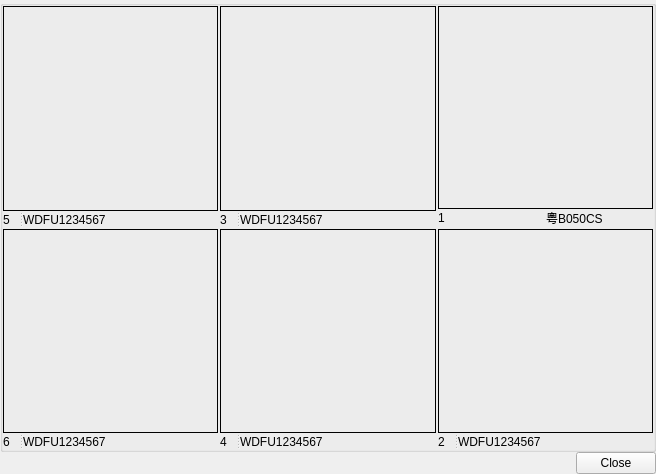
<?xml version="1.0" encoding="UTF-8"?>
<ui version="4.0">
 <class>ImageWidget</class>
 <widget class="QWidget" name="ImageWidget">
  <property name="geometry">
   <rect>
    <x>0</x>
    <y>0</y>
    <width>656</width>
    <height>474</height>
   </rect>
  </property>
  <property name="windowTitle">
   <string>Form</string>
  </property>
  <layout class="QGridLayout" name="gridLayout_6">
   <property name="leftMargin">
    <number>0</number>
   </property>
   <property name="topMargin">
    <number>0</number>
   </property>
   <property name="rightMargin">
    <number>0</number>
   </property>
   <property name="bottomMargin">
    <number>0</number>
   </property>
   <property name="spacing">
    <number>0</number>
   </property>
   <item row="0" column="0" colspan="2">
    <widget class="QGroupBox" name="groupBox">
     <property name="title">
      <string/>
     </property>
     <layout class="QGridLayout" name="gridLayout_5">
      <property name="leftMargin">
       <number>0</number>
      </property>
      <property name="topMargin">
       <number>0</number>
      </property>
      <property name="rightMargin">
       <number>0</number>
      </property>
      <property name="bottomMargin">
       <number>0</number>
      </property>
      <property name="spacing">
       <number>2</number>
      </property>
      <item row="0" column="0">
       <widget class="QLabel" name="label">
        <property name="sizePolicy">
         <sizepolicy hsizetype="Preferred" vsizetype="Expanding">
          <horstretch>0</horstretch>
          <verstretch>0</verstretch>
         </sizepolicy>
        </property>
        <property name="frameShape">
         <enum>QFrame::Panel</enum>
        </property>
        <property name="text">
         <string/>
        </property>
       </widget>
      </item>
      <item row="0" column="1">
       <widget class="QLabel" name="label_2">
        <property name="frameShape">
         <enum>QFrame::Panel</enum>
        </property>
        <property name="text">
         <string/>
        </property>
       </widget>
      </item>
      <item row="1" column="0">
       <widget class="QSplitter" name="splitter_2">
        <property name="orientation">
         <enum>Qt::Horizontal</enum>
        </property>
        <widget class="QLabel" name="label_17">
         <property name="text">
          <string>5</string>
         </property>
        </widget>
        <widget class="QLabel" name="label_24">
         <property name="text">
          <string>WDFU1234567</string>
         </property>
        </widget>
       </widget>
      </item>
      <item row="1" column="1">
       <widget class="QSplitter" name="splitter">
        <property name="orientation">
         <enum>Qt::Horizontal</enum>
        </property>
        <widget class="QLabel" name="label_16">
         <property name="maximumSize">
          <size>
           <width>16777215</width>
           <height>18</height>
          </size>
         </property>
         <property name="text">
          <string>3</string>
         </property>
        </widget>
        <widget class="QLabel" name="label_23">
         <property name="text">
          <string>WDFU1234567</string>
         </property>
        </widget>
       </widget>
      </item>
      <item row="2" column="0">
       <widget class="QLabel" name="label_4">
        <property name="sizePolicy">
         <sizepolicy hsizetype="Preferred" vsizetype="Expanding">
          <horstretch>0</horstretch>
          <verstretch>0</verstretch>
         </sizepolicy>
        </property>
        <property name="frameShape">
         <enum>QFrame::Panel</enum>
        </property>
        <property name="text">
         <string/>
        </property>
       </widget>
      </item>
      <item row="2" column="1">
       <widget class="QLabel" name="label_5">
        <property name="frameShape">
         <enum>QFrame::Panel</enum>
        </property>
        <property name="text">
         <string/>
        </property>
       </widget>
      </item>
      <item row="2" column="2">
       <widget class="QLabel" name="label_6">
        <property name="frameShape">
         <enum>QFrame::Panel</enum>
        </property>
        <property name="text">
         <string/>
        </property>
       </widget>
      </item>
      <item row="3" column="0">
       <widget class="QSplitter" name="splitter_5">
        <property name="orientation">
         <enum>Qt::Horizontal</enum>
        </property>
        <widget class="QLabel" name="label_21">
         <property name="text">
          <string>6</string>
         </property>
        </widget>
        <widget class="QLabel" name="label_25">
         <property name="text">
          <string>WDFU1234567</string>
         </property>
        </widget>
       </widget>
      </item>
      <item row="3" column="1">
       <widget class="QSplitter" name="splitter_4">
        <property name="orientation">
         <enum>Qt::Horizontal</enum>
        </property>
        <widget class="QLabel" name="label_19">
         <property name="text">
          <string>4</string>
         </property>
        </widget>
        <widget class="QLabel" name="label_26">
         <property name="text">
          <string>WDFU1234567</string>
         </property>
        </widget>
       </widget>
      </item>
      <item row="3" column="2">
       <widget class="QSplitter" name="splitter_3">
        <property name="orientation">
         <enum>Qt::Horizontal</enum>
        </property>
        <widget class="QLabel" name="label_18">
         <property name="text">
          <string>2</string>
         </property>
        </widget>
        <widget class="QLabel" name="label_27">
         <property name="text">
          <string>WDFU1234567</string>
         </property>
        </widget>
       </widget>
      </item>
      <item row="0" column="2" rowspan="2">
       <widget class="QStackedWidget" name="stackedWidget">
        <property name="currentIndex">
         <number>0</number>
        </property>
        <widget class="QWidget" name="page">
         <layout class="QGridLayout" name="gridLayout_4">
          <property name="leftMargin">
           <number>0</number>
          </property>
          <property name="topMargin">
           <number>0</number>
          </property>
          <property name="rightMargin">
           <number>0</number>
          </property>
          <property name="bottomMargin">
           <number>0</number>
          </property>
          <property name="spacing">
           <number>0</number>
          </property>
          <item row="0" column="0" colspan="2">
           <widget class="QLabel" name="label_3">
            <property name="frameShape">
             <enum>QFrame::Panel</enum>
            </property>
            <property name="text">
             <string/>
            </property>
           </widget>
          </item>
          <item row="1" column="1">
           <widget class="QLabel" name="label_22">
            <property name="text">
             <string>粤B050CS</string>
            </property>
           </widget>
          </item>
          <item row="1" column="0">
           <widget class="QLabel" name="label_15">
            <property name="maximumSize">
             <size>
              <width>16777215</width>
              <height>18</height>
             </size>
            </property>
            <property name="text">
             <string>1</string>
            </property>
           </widget>
          </item>
         </layout>
        </widget>
        <widget class="QWidget" name="page_2">
         <layout class="QGridLayout" name="gridLayout_2">
          <property name="leftMargin">
           <number>0</number>
          </property>
          <property name="topMargin">
           <number>0</number>
          </property>
          <property name="rightMargin">
           <number>0</number>
          </property>
          <property name="bottomMargin">
           <number>0</number>
          </property>
          <property name="horizontalSpacing">
           <number>0</number>
          </property>
          <property name="verticalSpacing">
           <number>2</number>
          </property>
          <item row="0" column="0" colspan="2">
           <widget class="QLabel" name="label_7">
            <property name="frameShape">
             <enum>QFrame::Panel</enum>
            </property>
            <property name="text">
             <string/>
            </property>
           </widget>
          </item>
          <item row="1" column="1">
           <widget class="QLabel" name="label_20">
            <property name="text">
             <string>WDFU1234567</string>
            </property>
           </widget>
          </item>
          <item row="1" column="0">
           <widget class="QLabel" name="label_14">
            <property name="maximumSize">
             <size>
              <width>16777215</width>
              <height>18</height>
             </size>
            </property>
            <property name="text">
             <string>1</string>
            </property>
           </widget>
          </item>
         </layout>
        </widget>
       </widget>
      </item>
     </layout>
    </widget>
   </item>
   <item row="1" column="0">
    <spacer name="horizontalSpacer">
     <property name="orientation">
      <enum>Qt::Horizontal</enum>
     </property>
     <property name="sizeHint" stdset="0">
      <size>
       <width>569</width>
       <height>20</height>
      </size>
     </property>
    </spacer>
   </item>
   <item row="1" column="1">
    <widget class="QPushButton" name="pushButton">
     <property name="text">
      <string>Close</string>
     </property>
    </widget>
   </item>
  </layout>
 </widget>
 <resources/>
 <connections/>
</ui>
